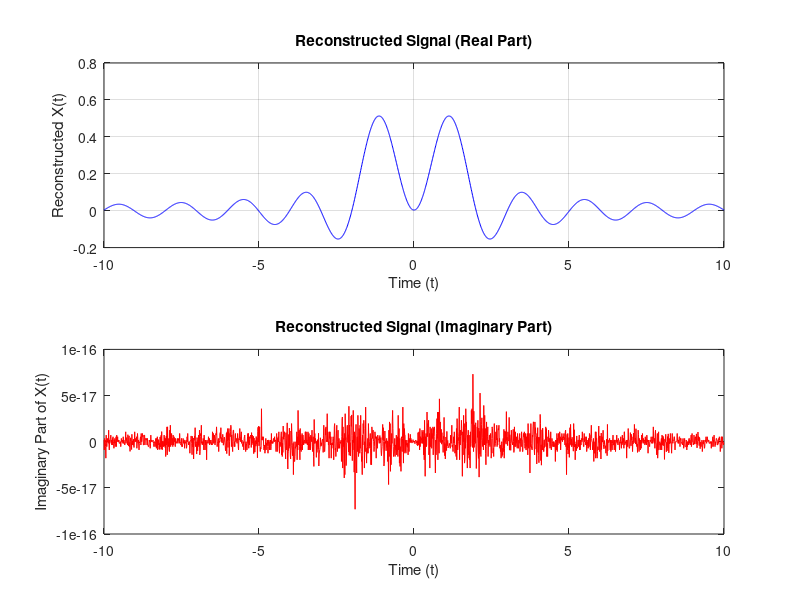

The MATLAB source for this figure:
% Define the time range for the reconstructed signal
t = -10:0.01:10;

% Define the frequency range and the frequency-domain function
omega = linspace(-5, 5, 100);
x = cos(omega) .* (omega >= -pi & omega <= pi);  % Frequency domain function

% Frequency step size
domega = omega(2) - omega(1);

% Initialize the inverse Fourier Transform result
X_reconstructed = zeros(size(t));

% Compute the inverse Fourier Transform to reconstruct the signal
for n = 1:length(t)
    % Reconstruct the signal at each time t(n)
    X_reconstructed(n) = (1 / (2 * pi)) * sum(x .* exp(1j * t(n) * omega)) * domega;
end

% Plot the magnitude and phase of the reconstructed signal
figure;
subplot(2, 1, 1);
plot(t, real(X_reconstructed), 'b');  % Plot the real part of the reconstructed signal
title('Reconstructed Signal (Real Part)');
xlabel('Time (t)');
ylabel('Reconstructed X(t)');
grid on;

subplot(2, 1, 2);
plot(t, imag(X_reconstructed), 'r');  % Plot the imaginary part of the reconstructed signal
title('Reconstructed Signal (Imaginary Part)');
xlabel('Time (t)');
ylabel('Imaginary Part of X(t)');
